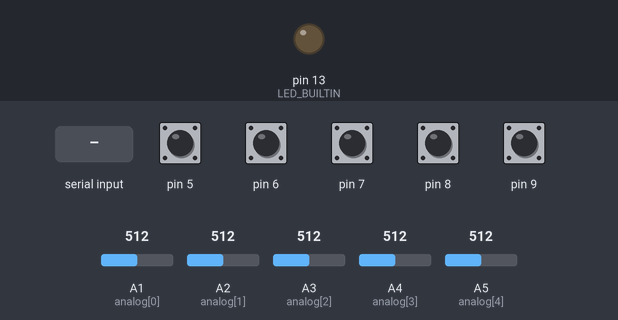
Bench run of a sketch on a simulated Arduino Uno, built with avr-gcc and run on an emulated ATmega328P. On the bench: output pins drawn as LEDs (lit = HIGH). The test bench sets the inputs (shaded band); at power-on: pin 5–9 HIGH, A1 (analog[0]) = 512, A2 (analog[1]) = 512, A3 (analog[2]) = 512, A4 (analog[3]) = 512, A5 (analog[4]) = 512. What the sketch prints to the serial monitor is not drawn.

Above: at 1.2 s.
1.3 s: "1" received over Serial
At 1.9 s:
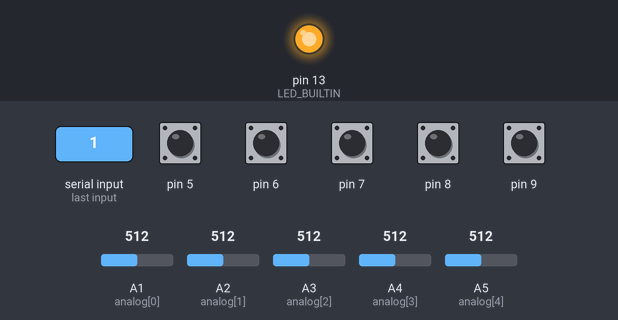
2.8 s: "0" received over Serial
At 4.2 s:
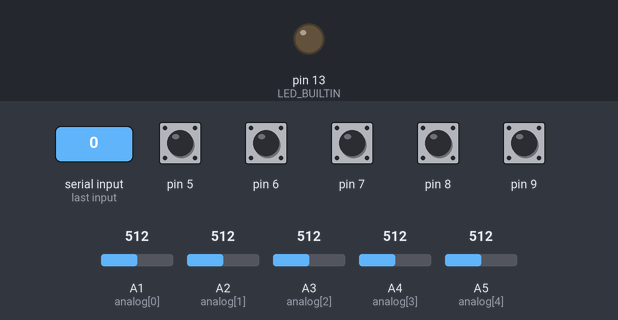
Timing chart, 0 to 5.8 s (numbered marks = the images above; inputs shaded):
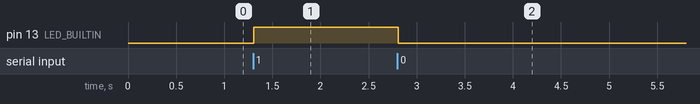

Measured:
- after the input at 1.3 s, pin 13 (LED_BUILTIN): LOW → HIGH at once
- after the input at 2.8 s, pin 13 (LED_BUILTIN): HIGH → LOW at once

The sketch:

2020_09_20_HelloCapacitiveSensor_V0.ino
```cpp
#include <CapacitiveSensor.h>

/*
 * CapitiveSense Library Demo Sketch
 * Paul Badger 2008
 * Uses a high value resistor e.g. 10M between send pin and receive pin
 * Resistor effects sensitivity, experiment with values, 50K - 50M. Larger resistor values yield larger sensor values.
 * Receive pin is the sensor pin - try different amounts of foil/metal on this pin
 */
class SensorState{
  public:
  float m_returnedValue=-2;
  float m_capacitiveValue=60;
  float m_maxResistanceValue=1;
  float m_maxDirectContactValue=1;
  bool m_listenToIt=false;
  CapacitiveSensor m_sensor= CapacitiveSensor(4,5);
    SensorState(bool listenToIt, float capacitive,float resistance, float contact,  CapacitiveSensor sensor){
    m_capacitiveValue = capacitive;
    m_maxResistanceValue = resistance;
    m_maxDirectContactValue = contact;
    m_listenToIt = listenToIt;
    m_sensor = sensor;
    }
   SensorState( CapacitiveSensor sensor){
    m_sensor = sensor;
    }

  void setLastReturnValue(float value){
       m_returnedValue= value;
    }
  float getPourcentResistanceState(){
       return  m_returnedValue/m_maxResistanceValue;

   }float getPourcentContactState(){
       return  m_returnedValue/m_maxDirectContactValue;
   }
    short getShortResistanceValue(){
      float v =getPourcentResistanceState();
      if( v>0.99)
         v=0.99;
      return (short)(v*10);}

      short getShortContactValue(){
      float v =getPourcentContactState();
      if( v>0.99)
        v=0.99;
      return (short)(v*10);
      }

    bool hasDirectContact(){
      return getPourcentContactState()>0.2;
    }
    bool hasLightResistance(){
      return getPourcentResistanceState()>0.25;
    }
    bool hasMediumResistance(){
      return getPourcentResistanceState()>0.5;
    }
    bool hasHardResistance(){
      return getPourcentResistanceState()>0.8;
    }

  };

int m_numberOfSensors =7;
SensorState  m_sensors[]= {
   SensorState(true,40,10000,120000, CapacitiveSensor(2,6)),
   SensorState(true,40,10000,120000, CapacitiveSensor(2,9)),
   SensorState(false,40,60000,120000, CapacitiveSensor(2,3)),
   SensorState(false,40,60000,120000, CapacitiveSensor(2,4)),
   SensorState(true,40,10000,120000, CapacitiveSensor(2,5)),
   SensorState(true,40,10000,120000, CapacitiveSensor(2,7)),
   SensorState(true,40,10000,120000, CapacitiveSensor(2,8))
  } ;
 float m_capacitiveValue=60;

const int analogCount=5;
int analog[]= {A1,A2,A3,A4,A5};
int analogValue[analogCount];
bool useDebug;


void setup()
{
  // cs_10_12.set_CS_AutocaL_Millis(0xFFFFFFFF);     // turn off autocalibrate on channel 1 - just as an example
   Serial.begin(9600);


  for (int i =0; i< analogCount; i++){
    pinMode(analog[i],INPUT_PULLUP);
  }

    pinMode(LED_BUILTIN, OUTPUT);
}

void loop()
{
  // /*

if (Serial.available() > 0) {
    // read the incoming byte:
    char c = Serial.read();

    // say what you got:
    Serial.print("I received: ");
    Serial.println(c, DEC);
    if(c=='1') digitalWrite(LED_BUILTIN, HIGH);
    if(c=='0') digitalWrite(LED_BUILTIN, LOW);

  }
for(int i = 0; i<m_numberOfSensors; i++){
    m_sensors[i].setLastReturnValue(0);
 }

 for(int i = 0; i<m_numberOfSensors; i++){
 if(m_sensors[i].m_listenToIt){
    long start = millis();
    long value =  m_sensors[i].m_sensor.capacitiveSensor(m_sensors[i].m_capacitiveValue);
    m_sensors[i].setLastReturnValue(value);

    //Serial.println("");
    //Serial.print(" -v ");
    //Serial.print(value);
    //Serial.print(" -t ");
    //Serial.print((millis() - start));

  }else      m_sensors[i].setLastReturnValue(0);
 }

//*/
 // /*
 if(useDebug){

 for(int i = 0; i<m_numberOfSensors; i++){
    Serial.print("\ni");
    Serial.print(i);
    Serial.print("\t");
    Serial.print("\tVal");
    Serial.print( m_sensors[i].m_returnedValue);
    Serial.print("\t");
    Serial.print("\tRP");
    Serial.print( m_sensors[i].getPourcentResistanceState());
    Serial.print("\tTP");
    Serial.print( m_sensors[i].getPourcentContactState());
  }
  }
  //*/
              // print sensor output 3
   // /*
    Serial.println("");
    Serial.print("#");
    //for(int i = 0; i<m_numberOfSensors; i++){
    //    Serial.print( m_sensors[i].getPourcentContactState()>0.5f);
    // }
    Serial.print("|");
   for(int i = 0; i<m_numberOfSensors; i++){
      Serial.print( m_sensors[i].getShortResistanceValue());
    }               // print sensor output 3


//*//


 for (int i =0; i< analogCount; i++){

    analogValue[i] = analogRead(analog[i])/104;
    Serial.print((analogValue[i]));

  }


    //*/
    delay(10);                             // arbitrary delay to limit data to serial port
}
```
